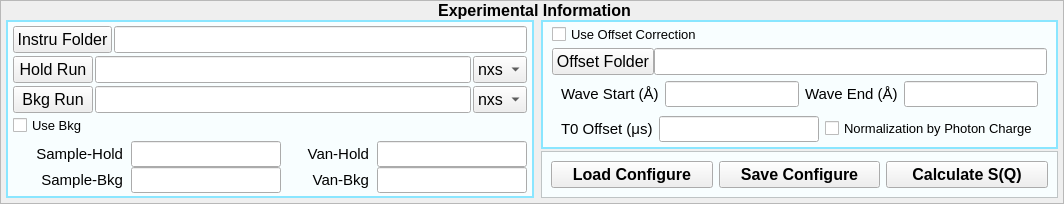
       <widget class="QFrame" name="frame_2">
        <property name="styleSheet">
         <string notr="true">QFrame#frame_2 {
	background-color: rgb(248, 254, 255);
	border: 2px solid rgb(205, 255, 255);
}

QPushButton {
    background-color: none; /* 不设置背景色，使用默认样式 */
}</string>
        </property>
        <property name="frameShape">
         <enum>QFrame::StyledPanel</enum>
        </property>
        <property name="frameShadow">
         <enum>QFrame::Raised</enum>
        </property>
        <layout class="QVBoxLayout" name="verticalLayout_3" stretch="1,1">
         <property name="spacing">
          <number>0</number>
         </property>
         <property name="leftMargin">
          <number>5</number>
         </property>
         <property name="topMargin">
          <number>0</number>
         </property>
         <property name="rightMargin">
          <number>0</number>
         </property>
         <property name="bottomMargin">
          <number>5</number>
         </property>
         <item>
          <widget class="QLabel" name="label_10">
           <property name="font">
            <font>
             <family>Arial</family>
             <pointsize>12</pointsize>
             <weight>75</weight>
             <bold>true</bold>
            </font>
           </property>
           <property name="text">
            <string>Experimental Information</string>
           </property>
           <property name="alignment">
            <set>Qt::AlignCenter</set>
           </property>
          </widget>
         </item>
         <item>
          <widget class="QWidget" name="widget_3" native="true">
           <layout class="QHBoxLayout" name="horizontalLayout_4" stretch="1,1">
            <property name="spacing">
             <number>2</number>
            </property>
            <property name="leftMargin">
             <number>0</number>
            </property>
            <property name="topMargin">
             <number>0</number>
            </property>
            <property name="rightMargin">
             <number>0</number>
            </property>
            <property name="bottomMargin">
             <number>0</number>
            </property>
            <item>
             <widget class="QFrame" name="frame_7">
              <property name="styleSheet">
               <string notr="true">QFrame#frame_7 {
	background-color: rgb(248, 254, 255);
	border: 2px solid rgb(138, 230, 255);
}

QPushButton {
    background-color: none; /* 不设置背景色，使用默认样式 */
}</string>
              </property>
              <layout class="QVBoxLayout" name="verticalLayout_4" stretch="4,1,2">
               <property name="spacing">
                <number>0</number>
               </property>
               <property name="leftMargin">
                <number>5</number>
               </property>
               <property name="topMargin">
                <number>3</number>
               </property>
               <property name="rightMargin">
                <number>5</number>
               </property>
               <property name="bottomMargin">
                <number>3</number>
               </property>
               <item>
                <widget class="QWidget" name="widget_9" native="true">
                 <property name="font">
                  <font>
                   <family>Arial</family>
                  </font>
                 </property>
                 <layout class="QVBoxLayout" name="verticalLayout_11">
                  <property name="spacing">
                   <number>2</number>
                  </property>
                  <property name="leftMargin">
                   <number>0</number>
                  </property>
                  <property name="topMargin">
                   <number>0</number>
                  </property>
                  <property name="rightMargin">
                   <number>0</number>
                  </property>
                  <property name="bottomMargin">
                   <number>0</number>
                  </property>
                  <item>
                   <layout class="QHBoxLayout" name="horizontalLayout_18">
                    <item>
                     <widget class="QPushButton" name="pdf_instrupath_button">
                      <property name="minimumSize">
                       <size>
                        <width>0</width>
                        <height>0</height>
                       </size>
                      </property>
                      <property name="font">
                       <font>
                        <family>Arial</family>
                        <pointsize>12</pointsize>
                       </font>
                      </property>
                      <property name="text">
                       <string>Instru Folder</string>
                      </property>
                     </widget>
                    </item>
                    <item>
                     <widget class="QLineEdit" name="pdf_instrupath_text">
                      <property name="font">
                       <font>
                        <family>Arial</family>
                        <pointsize>12</pointsize>
                       </font>
                      </property>
                     </widget>
                    </item>
                   </layout>
                  </item>
                  <item>
                   <layout class="QHBoxLayout" name="horizontalLayout_19">
                    <item>
                     <widget class="QPushButton" name="pdf_holdrun_button">
                      <property name="minimumSize">
                       <size>
                        <width>0</width>
                        <height>0</height>
                       </size>
                      </property>
                      <property name="font">
                       <font>
                        <family>Arial</family>
                        <pointsize>12</pointsize>
                       </font>
                      </property>
                      <property name="text">
                       <string>Hold Run</string>
                      </property>
                     </widget>
                    </item>
                    <item>
                     <widget class="QLineEdit" name="pdf_holdrun_text">
                      <property name="font">
                       <font>
                        <family>Arial</family>
                        <pointsize>12</pointsize>
                       </font>
                      </property>
                      <property name="readOnly">
                       <bool>true</bool>
                      </property>
                     </widget>
                    </item>
                    <item>
                     <widget class="QComboBox" name="hold_run_mode">
                      <property name="maximumSize">
                       <size>
                        <width>70</width>
                        <height>16777215</height>
                       </size>
                      </property>
                      <property name="font">
                       <font>
                        <family>Arial</family>
                        <pointsize>12</pointsize>
                       </font>
                      </property>
                      <item>
                       <property name="text">
                        <string>nxs</string>
                       </property>
                      </item>
                      <item>
                       <property name="text">
                        <string>dat</string>
                       </property>
                      </item>
                     </widget>
                    </item>
                   </layout>
                  </item>
                  <item>
                   <layout class="QHBoxLayout" name="horizontalLayout_20">
                    <item>
                     <widget class="QPushButton" name="pdf_bkgrun_button">
                      <property name="minimumSize">
                       <size>
                        <width>0</width>
                        <height>0</height>
                       </size>
                      </property>
                      <property name="font">
                       <font>
                        <family>Arial</family>
                        <pointsize>12</pointsize>
                       </font>
                      </property>
                      <property name="text">
                       <string>Bkg Run</string>
                      </property>
                     </widget>
                    </item>
                    <item>
                     <widget class="QLineEdit" name="pdf_bkgrun_text">
                      <property name="font">
                       <font>
                        <family>Arial</family>
                        <pointsize>12</pointsize>
                       </font>
                      </property>
                      <property name="readOnly">
                       <bool>true</bool>
                      </property>
                     </widget>
                    </item>
                    <item>
                     <widget class="QComboBox" name="bkg_run_mode">
                      <property name="maximumSize">
                       <size>
                        <width>70</width>
                        <height>16777215</height>
                       </size>
                      </property>
                      <property name="font">
                       <font>
                        <family>Arial</family>
                        <pointsize>12</pointsize>
                       </font>
                      </property>
                      <item>
                       <property name="text">
                        <string>nxs</string>
                       </property>
                      </item>
                      <item>
                       <property name="text">
                        <string>dat</string>
                       </property>
                      </item>
                     </widget>
                    </item>
                   </layout>
                  </item>
                 </layout>
                </widget>
               </item>
               <item>
                <widget class="QCheckBox" name="pdf_bkg_check">
                 <property name="font">
                  <font>
                   <family>Arial</family>
                   <pointsize>10</pointsize>
                  </font>
                 </property>
                 <property name="text">
                  <string>Use Bkg</string>
                 </property>
                </widget>
               </item>
               <item>
                <widget class="QWidget" name="widget_12" native="true">
                 <layout class="QVBoxLayout" name="verticalLayout_12">
                  <property name="spacing">
                   <number>0</number>
                  </property>
                  <property name="leftMargin">
                   <number>0</number>
                  </property>
                  <property name="topMargin">
                   <number>5</number>
                  </property>
                  <property name="rightMargin">
                   <number>0</number>
                  </property>
                  <property name="bottomMargin">
                   <number>0</number>
                  </property>
                  <item>
                   <layout class="QHBoxLayout" name="horizontalLayout_5">
                    <property name="spacing">
                     <number>8</number>
                    </property>
                    <item>
                     <widget class="QLabel" name="label_16">
                      <property name="minimumSize">
                       <size>
                        <width>110</width>
                        <height>0</height>
                       </size>
                      </property>
                      <property name="font">
                       <font>
                        <family>Arial</family>
                        <pointsize>11</pointsize>
                       </font>
                      </property>
                      <property name="text">
                       <string>Sample-Hold</string>
                      </property>
                      <property name="alignment">
                       <set>Qt::AlignRight|Qt::AlignTrailing|Qt::AlignVCenter</set>
                      </property>
                     </widget>
                    </item>
                    <item>
                     <widget class="QLineEdit" name="pdf_sam_hold">
                      <property name="font">
                       <font>
                        <family>Arial</family>
                        <pointsize>11</pointsize>
                       </font>
                      </property>
                     </widget>
                    </item>
                    <item>
                     <widget class="QLabel" name="label_15">
                      <property name="minimumSize">
                       <size>
                        <width>80</width>
                        <height>0</height>
                       </size>
                      </property>
                      <property name="font">
                       <font>
                        <family>Arial</family>
                        <pointsize>11</pointsize>
                       </font>
                      </property>
                      <property name="text">
                       <string>Van-Hold</string>
                      </property>
                      <property name="alignment">
                       <set>Qt::AlignRight|Qt::AlignTrailing|Qt::AlignVCenter</set>
                      </property>
                     </widget>
                    </item>
                    <item>
                     <widget class="QLineEdit" name="pdf_van_hold">
                      <property name="font">
                       <font>
                        <family>Arial</family>
                        <pointsize>11</pointsize>
                       </font>
                      </property>
                     </widget>
                    </item>
                   </layout>
                  </item>
                  <item>
                   <layout class="QHBoxLayout" name="horizontalLayout_21">
                    <property name="spacing">
                     <number>8</number>
                    </property>
                    <item>
                     <widget class="QLabel" name="label_11">
                      <property name="minimumSize">
                       <size>
                        <width>110</width>
                        <height>0</height>
                       </size>
                      </property>
                      <property name="font">
                       <font>
                        <family>Arial</family>
                        <pointsize>11</pointsize>
                       </font>
                      </property>
                      <property name="text">
                       <string>Sample-Bkg</string>
                      </property>
                      <property name="alignment">
                       <set>Qt::AlignRight|Qt::AlignTrailing|Qt::AlignVCenter</set>
                      </property>
                     </widget>
                    </item>
                    <item>
                     <widget class="QLineEdit" name="pdf_sam_bkg">
                      <property name="font">
                       <font>
                        <family>Arial</family>
                        <pointsize>11</pointsize>
                       </font>
                      </property>
                     </widget>
                    </item>
                    <item>
                     <widget class="QLabel" name="label_17">
                      <property name="minimumSize">
                       <size>
                        <width>80</width>
                        <height>0</height>
                       </size>
                      </property>
                      <property name="font">
                       <font>
                        <family>Arial</family>
                        <pointsize>11</pointsize>
                       </font>
                      </property>
                      <property name="text">
                       <string>Van-Bkg</string>
                      </property>
                      <property name="alignment">
                       <set>Qt::AlignRight|Qt::AlignTrailing|Qt::AlignVCenter</set>
                      </property>
                     </widget>
                    </item>
                    <item>
                     <widget class="QLineEdit" name="pdf_van_bkg">
                      <property name="font">
                       <font>
                        <family>Arial</family>
                        <pointsize>11</pointsize>
                       </font>
                      </property>
                     </widget>
                    </item>
                   </layout>
                  </item>
                 </layout>
                </widget>
               </item>
              </layout>
             </widget>
            </item>
            <item>
             <widget class="QWidget" name="widget_8" native="true">
              <layout class="QVBoxLayout" name="verticalLayout_5" stretch="3,1">
               <property name="spacing">
                <number>2</number>
               </property>
               <property name="leftMargin">
                <number>5</number>
               </property>
               <property name="topMargin">
                <number>0</number>
               </property>
               <property name="rightMargin">
                <number>5</number>
               </property>
               <property name="bottomMargin">
                <number>0</number>
               </property>
               <item>
                <widget class="QFrame" name="frame_3">
                 <property name="styleSheet">
                  <string notr="true">QFrame#frame_3 {
	background-color: rgb(248, 254, 255);
	border: 2px solid rgb(138, 230, 255);
}

QPushButton {
    background-color: none; /* 不设置背景色，使用默认样式 */
}</string>
                 </property>
                 <property name="frameShape">
                  <enum>QFrame::StyledPanel</enum>
                 </property>
                 <property name="frameShadow">
                  <enum>QFrame::Raised</enum>
                 </property>
                 <layout class="QVBoxLayout" name="verticalLayout_6">
                  <property name="spacing">
                   <number>3</number>
                  </property>
                  <property name="topMargin">
                   <number>2</number>
                  </property>
                  <property name="bottomMargin">
                   <number>2</number>
                  </property>
                  <item>
                   <widget class="QCheckBox" name="pdf_offset_check">
                    <property name="font">
                     <font>
                      <family>Arial</family>
                      <pointsize>10</pointsize>
                     </font>
                    </property>
                    <property name="text">
                     <string>Use Offset Correction</string>
                    </property>
                   </widget>
                  </item>
                  <item>
                   <widget class="QWidget" name="widget_10" native="true">
                    <layout class="QHBoxLayout" name="horizontalLayout_6">
                     <property name="spacing">
                      <number>0</number>
                     </property>
                     <property name="leftMargin">
                      <number>0</number>
                     </property>
                     <property name="topMargin">
                      <number>0</number>
                     </property>
                     <property name="rightMargin">
                      <number>0</number>
                     </property>
                     <property name="bottomMargin">
                      <number>0</number>
                     </property>
                     <item>
                      <widget class="QPushButton" name="pdf_offset_button">
                       <property name="font">
                        <font>
                         <family>Arial</family>
                         <pointsize>12</pointsize>
                        </font>
                       </property>
                       <property name="text">
                        <string>Offset Folder</string>
                       </property>
                      </widget>
                     </item>
                     <item>
                      <widget class="QLineEdit" name="pdf_offset_text">
                       <property name="font">
                        <font>
                         <family>Arial</family>
                         <pointsize>12</pointsize>
                        </font>
                       </property>
                       <property name="text">
                        <string/>
                       </property>
                      </widget>
                     </item>
                    </layout>
                   </widget>
                  </item>
                  <item>
                   <widget class="QWidget" name="widget_11" native="true">
                    <property name="font">
                     <font>
                      <family>Arial</family>
                      <pointsize>11</pointsize>
                     </font>
                    </property>
                    <layout class="QHBoxLayout" name="horizontalLayout_7">
                     <property name="topMargin">
                      <number>3</number>
                     </property>
                     <property name="bottomMargin">
                      <number>3</number>
                     </property>
                     <item>
                      <widget class="QLabel" name="label_18">
                       <property name="font">
                        <font>
                         <family>Arial</family>
                         <pointsize>11</pointsize>
                        </font>
                       </property>
                       <property name="text">
                        <string>Wave Start (Å)</string>
                       </property>
                      </widget>
                     </item>
                     <item>
                      <widget class="QLineEdit" name="pdf_wavestart">
                       <property name="font">
                        <font>
                         <family>Arial</family>
                         <pointsize>11</pointsize>
                        </font>
                       </property>
                      </widget>
                     </item>
                     <item>
                      <widget class="QLabel" name="label_19">
                       <property name="font">
                        <font>
                         <family>Arial</family>
                         <pointsize>11</pointsize>
                        </font>
                       </property>
                       <property name="text">
                        <string>Wave End (Å)</string>
                       </property>
                      </widget>
                     </item>
                     <item>
                      <widget class="QLineEdit" name="pdf_waveend">
                       <property name="font">
                        <font>
                         <family>Arial</family>
                         <pointsize>11</pointsize>
                        </font>
                       </property>
                      </widget>
                     </item>
                    </layout>
                   </widget>
                  </item>
                  <item>
                   <widget class="QWidget" name="widget_7" native="true">
                    <layout class="QHBoxLayout" name="horizontalLayout_27">
                     <property name="topMargin">
                      <number>3</number>
                     </property>
                     <property name="bottomMargin">
                      <number>3</number>
                     </property>
                     <item>
                      <widget class="QLabel" name="label_20">
                       <property name="font">
                        <font>
                         <family>Arial</family>
                         <pointsize>11</pointsize>
                        </font>
                       </property>
                       <property name="text">
                        <string>T0 Offset (μs)</string>
                       </property>
                      </widget>
                     </item>
                     <item>
                      <widget class="QLineEdit" name="pdf_T0_offset">
                       <property name="font">
                        <font>
                         <family>Arial</family>
                         <pointsize>11</pointsize>
                        </font>
                       </property>
                       <property name="text">
                        <string/>
                       </property>
                      </widget>
                     </item>
                     <item>
                      <widget class="QCheckBox" name="normByPC">
                       <property name="font">
                        <font>
                         <family>Arial</family>
                         <pointsize>10</pointsize>
                        </font>
                       </property>
                       <property name="text">
                        <string>Normalization by Photon Charge</string>
                       </property>
                      </widget>
                     </item>
                    </layout>
                   </widget>
                  </item>
                 </layout>
                </widget>
               </item>
               <item>
                <widget class="QFrame" name="frame_4">
                 <property name="styleSheet">
                  <string notr="true">QFrame#frame_4 {
	background-color: rgb(248, 254, 255);
}

QPushButton {
    background-color: none; /* 不设置背景色，使用默认样式 */
}</string>
                 </property>
                 <property name="frameShape">
                  <enum>QFrame::StyledPanel</enum>
                 </property>
                 <property name="frameShadow">
                  <enum>QFrame::Raised</enum>
                 </property>
                 <layout class="QVBoxLayout" name="verticalLayout_7" stretch="1">
                  <property name="spacing">
                   <number>0</number>
                  </property>
                  <property name="leftMargin">
                   <number>0</number>
                  </property>
                  <property name="topMargin">
                   <number>0</number>
                  </property>
                  <property name="rightMargin">
                   <number>0</number>
                  </property>
                  <property name="bottomMargin">
                   <number>0</number>
                  </property>
                  <item>
                   <widget class="QWidget" name="widget_14" native="true">
                    <layout class="QHBoxLayout" name="horizontalLayout_9">
                     <item>
                      <widget class="QPushButton" name="pdf_load_config">
                       <property name="sizePolicy">
                        <sizepolicy hsizetype="Minimum" vsizetype="Preferred">
                         <horstretch>0</horstretch>
                         <verstretch>0</verstretch>
                        </sizepolicy>
                       </property>
                       <property name="font">
                        <font>
                         <family>Arial</family>
                         <pointsize>12</pointsize>
                         <weight>75</weight>
                         <bold>true</bold>
                        </font>
                       </property>
                       <property name="text">
                        <string>Load Configure</string>
                       </property>
                      </widget>
                     </item>
                     <item>
                      <widget class="QPushButton" name="pdf_save_config">
                       <property name="sizePolicy">
                        <sizepolicy hsizetype="Minimum" vsizetype="Preferred">
                         <horstretch>0</horstretch>
                         <verstretch>0</verstretch>
                        </sizepolicy>
                       </property>
                       <property name="font">
                        <font>
                         <family>Arial</family>
                         <pointsize>12</pointsize>
                         <weight>75</weight>
                         <bold>true</bold>
                        </font>
                       </property>
                       <property name="text">
                        <string>Save Configure</string>
                       </property>
                      </widget>
                     </item>
                     <item>
                      <widget class="QPushButton" name="pdf_cal_sq">
                       <property name="sizePolicy">
                        <sizepolicy hsizetype="Minimum" vsizetype="Preferred">
                         <horstretch>0</horstretch>
                         <verstretch>0</verstretch>
                        </sizepolicy>
                       </property>
                       <property name="font">
                        <font>
                         <family>Arial</family>
                         <pointsize>12</pointsize>
                         <weight>75</weight>
                         <bold>true</bold>
                        </font>
                       </property>
                       <property name="text">
                        <string>Calculate S(Q)</string>
                       </property>
                      </widget>
                     </item>
                    </layout>
                   </widget>
                  </item>
                 </layout>
                </widget>
               </item>
              </layout>
             </widget>
            </item>
           </layout>
          </widget>
         </item>
        </layout>
       </widget>
